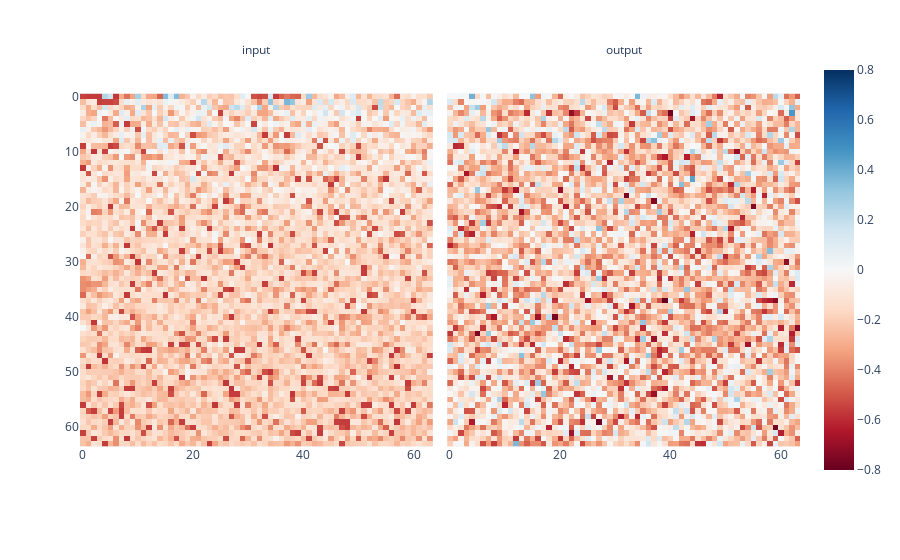

Source (notebook cell):
### Markdown cell above
That makes way less sense. Let's try to look if there's a pattern on the tokens it activates strongly on.

### Code cell
input_mean = diag[1].mean(1).view(64, 64)
output_mean = diag[1].mean(0).view(64, 64)

fig = px.imshow(torch.stack((input_mean, output_mean)), facet_col=0, **color)
fig.layout.annotations[0].update(text="input")
fig.layout.annotations[1].update(text="output")

fig

### Figure 1 — Plotly figure (JSON) as saved in the notebook; plotly's stock layout.template omitted (floating-point values rounded to 4 significant figures; data arrays with more than 128 entries replaced by an {"elided": "..."} marker saying what was removed)
{"data": [{"coloraxis": "coloraxis", "hovertemplate": "x: %{x}<br>y: %{y}<br>color: %{z}<extra></extra>", "name": "0", "type": "heatmap", "xaxis": "x", "yaxis": "y", "z": {"elided": "64x64 float values"}}, {"coloraxis": "coloraxis", "hovertemplate": "x: %{x}<br>y: %{y}<br>color: %{z}<extra></extra>", "name": "1", "type": "heatmap", "xaxis": "x2", "yaxis": "y2", "z": {"elided": "64x64 float values"}}], "layout": {"annotations": [{"font": {}, "showarrow": false, "text": "input", "x": 0.245, "xanchor": "center", "xref": "paper", "y": 1, "yanchor": "bottom", "yref": "paper"}, {"font": {}, "showarrow": false, "text": "output", "x": 0.755, "xanchor": "center", "xref": "paper", "y": 1, "yanchor": "bottom", "yref": "paper"}], "coloraxis": {"cmid": 0, "colorscale": [[0, "rgb(103,0,31)"], [0.1, "rgb(178,24,43)"], [0.2, "rgb(214,96,77)"], [0.3, "rgb(244,165,130)"], [0.4, "rgb(253,219,199)"], [0.5, "rgb(247,247,247)"], [0.6, "rgb(209,229,240)"], [0.7, "rgb(146,197,222)"], [0.8, "rgb(67,147,195)"], [0.9, "rgb(33,102,172)"], [1, "rgb(5,48,97)"]]}, "margin": {"t": 60}, "xaxis": {"anchor": "y", "constrain": "domain", "domain": [0, 0.49], "scaleanchor": "y"}, "xaxis2": {"anchor": "y2", "domain": [0.51, 1], "matches": "x"}, "yaxis": {"anchor": "x", "autorange": "reversed", "constrain": "domain", "domain": [0, 1]}, "yaxis2": {"anchor": "x2", "domain": [0, 1], "matches": "y", "showticklabels": false}}}
